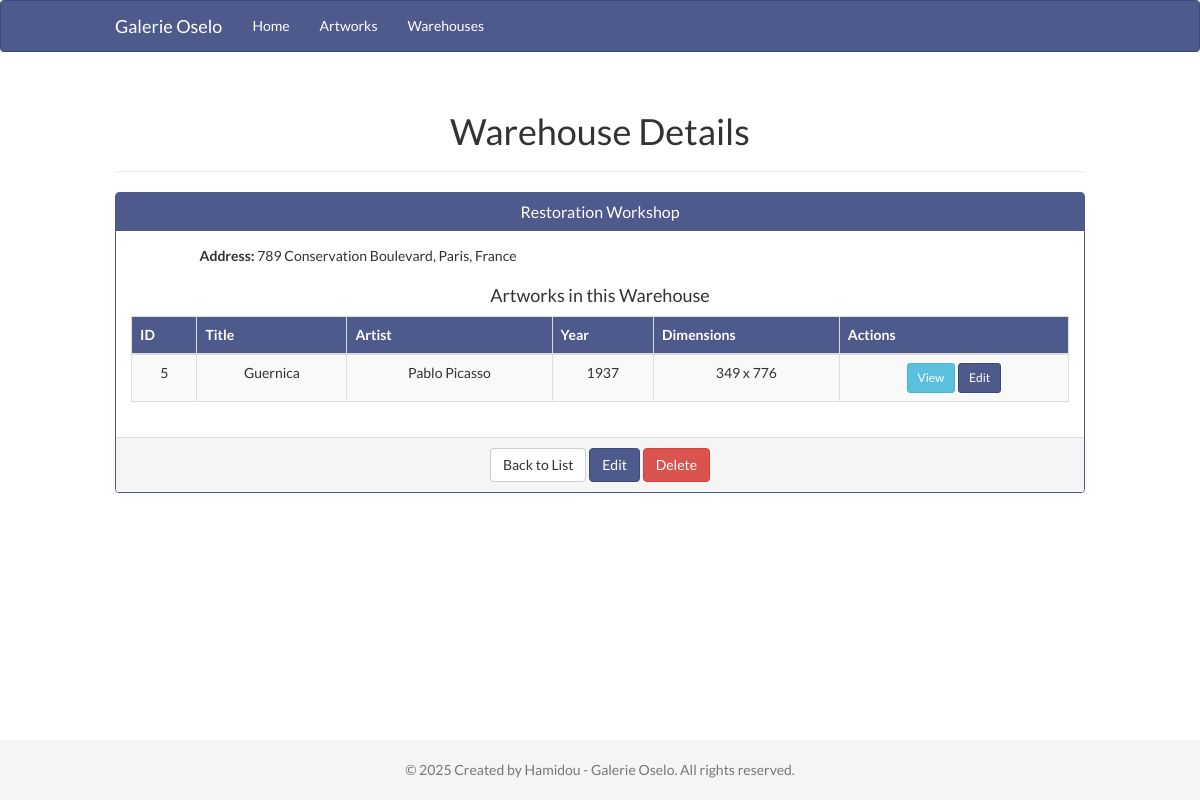
/views/warehouses/show.php?id=3, run on the app's committed database.
### tables this page shows
CREATE TABLE warehouses (
    id INT AUTO_INCREMENT PRIMARY KEY,
    name VARCHAR(255) NOT NULL,
    address TEXT,
    created_at TIMESTAMP DEFAULT CURRENT_TIMESTAMP,
    updated_at TIMESTAMP DEFAULT CURRENT_TIMESTAMP ON UPDATE CURRENT_TIMESTAMP
);

CREATE TABLE artworks (
    id INT AUTO_INCREMENT PRIMARY KEY,
    title VARCHAR(255) NOT NULL,
    year INT,
    artist_name VARCHAR(255),
    width FLOAT,
    height FLOAT,
    warehouse_id INT,
    created_at TIMESTAMP DEFAULT CURRENT_TIMESTAMP,
    updated_at TIMESTAMP DEFAULT CURRENT_TIMESTAMP ON UPDATE CURRENT_TIMESTAMP,
    FOREIGN KEY (warehouse_id) REFERENCES warehouses(id) ON DELETE SET NULL
);

### config/database.php (called while the page is built, shortened)
<?php
class Database {
    private $host = "localhost";
    private $db_name = "galerie_oselo";
    private $username = "root";
    private $password = "";
    public function getConnection() {
        $this->conn = null;
        try {
            $this->conn = new PDO("mysql:host=" . $this->host . ";dbname=" . $this->db_name, $this->username, $this->password);
            $this->conn->setAttribute(PDO::ATTR_ERRMODE, PDO::ERRMODE_EXCEPTION);
            $this->conn->exec("set names utf8");
        } catch(PDOException $exception) {
            echo "Connection error: " . $exception->getMessage();
        }
        return $this->conn;
    }
}
?>

### models/Warehouse.php (called while the page is built, shortened)
<?php
class Warehouse {
    private $conn;
    private $table_name = "warehouses";
    public $id;
    public function __construct($db) {
        $this->conn = $db;
    }
    public function readOne() {
        $query = "SELECT w.id, w.name, w.address, w.created_at, w.updated_at
                  FROM " . $this->table_name . " w
                  WHERE w.id = ?
                  LIMIT 0,1";
        $stmt = $this->conn->prepare($query);
        $stmt->bindParam(1, $this->id);
        $stmt->execute();
        $row = $stmt->fetch(PDO::FETCH_ASSOC);
        if($row) {
            $this->name = $row['name'];
            $this->address = $row['address'];
            return true;
        }
        return false;
    }
}
?>

### models/Artwork.php (called while the page is built, shortened)
<?php
class Artwork {
    private $conn;
    private $table_name = "artworks";
    public function __construct($db) {
        $this->conn = $db;
    }
    public function readByWarehouse($warehouse_id) {
        $query = "SELECT a.id, a.title, a.year, a.artist_name, a.width, a.height,
                  a.warehouse_id, a.created_at, a.updated_at
                  FROM " . $this->table_name . " a
                  WHERE a.warehouse_id = ?
                  ORDER BY a.id DESC";
        $stmt = $this->conn->prepare($query);
        $stmt->bindParam(1, $warehouse_id);
        $stmt->execute();
        return $stmt;
    }
}
?>

### controllers/WarehouseController.php (the view, shortened to what this page needs)
<?php
include_once '../../config/database.php';
include_once '../../models/Warehouse.php';
include_once '../../models/Artwork.php';
class WarehouseController {
    private $warehouse;
    private $artwork;
    public function __construct() {
        $database = new Database();
        $this->db = $database->getConnection();
        $this->warehouse = new Warehouse($this->db);
        $this->artwork = new Artwork($this->db);
    }
    public function show($id) {
        $this->warehouse->id = $id;
        $this->warehouse->readOne();
        $artwork_stmt = $this->artwork->readByWarehouse($id);
        $artwork_count = $artwork_stmt->rowCount();
        include_once '../../includes/header.php';
        echo "<div class='container'>";
        echo "<div class='row'>";
        echo "<div class='col-md-12'>";
        echo "<div class='page-header'>";
        echo "<h1>Warehouse Details</h1>";
        echo "</div>";
        echo "<div class='panel panel-primary'>";
        echo "<div class='panel-heading'>";
        echo "<h3 class='panel-title'>{$this->warehouse->name}</h3>";
        echo "</div>";
        echo "<div class='panel-body'>";
        echo "<div class='row'>";
        echo "<div class='col-md-6'>";
        echo "<p><strong>Address:</strong> {$this->warehouse->address}</p>";
        echo "</div>";
        echo "</div>";
        echo "<h4>Artworks in this Warehouse</h4>";
        if($artwork_count > 0) {
            echo "<div class='table-responsive'>";
            echo "<table class='table table-striped table-bordered'>";
            echo "<thead>";
            echo "<tr>";
            echo "<th>ID</th>";
            echo "<th>Title</th>";
            echo "<th>Artist</th>";
            echo "<th>Year</th>";
            echo "<th>Dimensions</th>";
            echo "<th>Actions</th>";
            echo "</tr>";
            echo "</thead>";
            echo "<tbody>";
            while($row = $artwork_stmt->fetch(PDO::FETCH_ASSOC)) {
                extract($row);
                echo "<tr>";
                echo "<td>{$id}</td>";
                echo "<td>{$title}</td>";
                echo "<td>{$artist_name}</td>";
                echo "<td>{$year}</td>";
                echo "<td>{$width} x {$height}</td>";
                echo "<td>";
                echo "<a href='../artworks/show.php?id={$id}' class='btn btn-info btn-sm'>View</a> ";
                echo "<a href='../artworks/edit.php?id={$id}' class='btn btn-primary btn-sm'>Edit</a>";
                echo "</td>";
                echo "</tr>";
            }
            echo "</tbody>";
            echo "</table>";
            echo "</div>";
        } else {
            echo "<div class='alert alert-info'>No artworks in this warehouse.</div>";
        }
        echo "</div>";
        echo "<div class='panel-footer'>";
        echo "<a href='index.php' class='btn btn-default'>Back to List</a> ";
        echo "<a href='edit.php?id={$id}' class='btn btn-primary'>Edit</a> ";
        echo "<a href='#' onclick='deleteWarehouse({$id})' class='btn btn-danger'>Delete</a>";
        echo "</div>";
        echo "</div>";
        echo "</div>";
        echo "</div>";
        echo "</div>";
        $output = ob_get_clean();
        echo $output;
        include_once '../../includes/footer.php';
    }
}
?>

### assets/css/style.css (style rules this page uses)
body { font-family: 'Lato', sans-serif; background-color: #FFFFFF; color: #333333; padding-bottom: 0px; margin: 0; padding-top: 0px; padding-bottom: 70px; text-align: center; }
.btn-primary { background-color: #4E598C; border-color: #3D4979; }
.panel-primary { border-color: #4E598C; }
.panel-primary > .panel-heading { background-color: #4E598C; border-color: #4E598C; }
.table > thead > tr > th { background-color: #4E598C; color: #FFFFFF; }

### assets/css/responsive.css (style rules this page uses)
@media (min-width: 1200px) { .container { padding: 0 100px; } }

### data on the page
warehouses: name "Restoration Workshop", address "789 Conservation Boulevard, Paris, France"
artworks: id "5", title "Guernica", artist_name "Pablo Picasso", year "1937", width "349", height "776"
